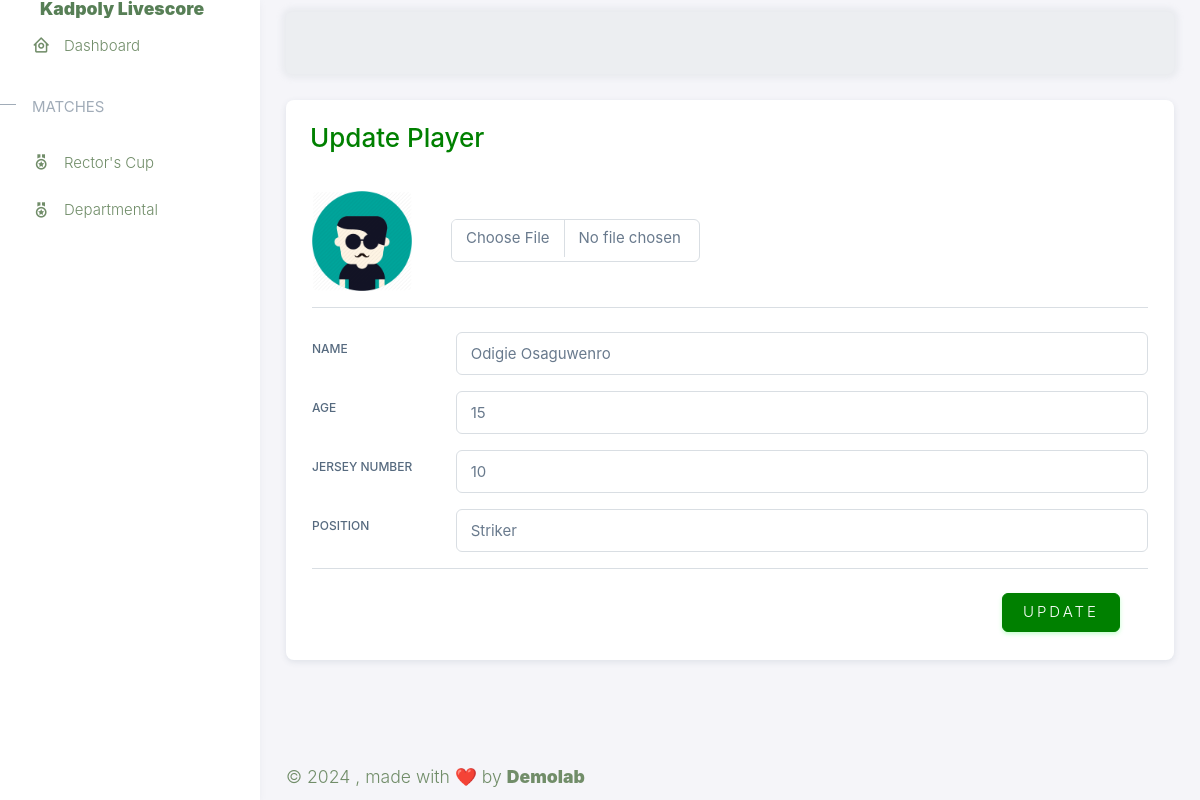
The app's page /auth/players/1/update/ with its own data.
### tournament/models.py (models this page shows, shortened)
class Player(models.Model):
    team_id = models.ForeignKey(Team, on_delete=models.CASCADE)
    name = models.CharField(max_length=30)
    image = models.ImageField(upload_to='upload/', blank=True, null=True)
    age = models.IntegerField()
    jersey_number = models.IntegerField()
    position = models.CharField(max_length=20)
    goals = models.IntegerField()
    assists = models.IntegerField()
    is_captain = models.BooleanField()

### lvs_auth/views.py (the view)
# urls.py: path('players/<int:pk>/update/', UpdatePlayer.as_view(), name='update_player'),
class UpdatePlayer(UpdateView):
    model = Player
    template_name = "lvs_auth/update_player.html"
    form_class = TeamPlayerForm
    def get(self, request, pk, *args, **kwargs):
        player_detail = Player.objects.get(id= pk)
        form = self.form_class(instance = player_detail)
        return render(request, self.template_name, {"form":form})

### lvs_auth/forms.py
class TeamPlayerForm(forms.ModelForm):
    name = forms.CharField(widget=forms.TextInput(
        attrs={
            'class': 'form-control'
               }
    ))
    image = forms.ImageField(widget=forms.FileInput(
        attrs={
            'id': 'formFile',
            'class': 'form-control '
               }
    ))
    age = forms.CharField(widget=forms.NumberInput(
        attrs={
            'class': 'form-control'
               }
    ))
    jersey_number = forms.CharField(widget=forms.NumberInput(
        attrs={
            'class': 'form-control'
               }
    ))
    position = forms.CharField(widget=forms.TextInput(
        attrs={
            'class': 'form-control'
               }
    ))
    class Meta:
        model = Player
        fields = ["name", "image", "age", "jersey_number", "position"]

### templates/lvs_auth/update_player.html (shortened to what this page needs)
{% extends 'base.html' %}
{% load static %}
{% block head %}{% include 'utils/auth_head.html' %}{% endblock head %}
{% block body %}
    <div class="layout-wrapper layout-content-navbar">
      <div class="layout-container">
        {% block aside %}{% include 'utils/aside.html' %}{% endblock aside %}
        <div class="layout-page">
          {% include 'utils/nav.html' %}
          <div class="content-wrapper">
            <div class="container-xxl flex-grow-1 container-p-y">
              <div class="row">
                <div class="col-lg-12 mb-4 order-0">
                  <div class="card">
                    <div class="d-flex align-items-end row">
                      <div class="col-sm-7">
                        <div class="card-body">
                          <h3 class="card-title text-primary">Update Player</h3>
                        </div>
                      </div>
                    </div>
                    <div class="container">
                      <form action="" method="post" enctype="multipart/form-data">
                        <div class="d-flex align-items-start align-items-sm-center gap-4 mb-3">
                            <img src="{{form.image.value.url}}" alt="player's image" class="d-block rounded"
                              height="100" width="100" id="uploadedAvatar"/>
                            <div class="col-sm-4">
                              {{form.image}}
                          </div>
                        </div>
                          <hr class="my-0 mb-4" />
                          <div class="row mb-3">
                            <label class="col-sm-2 col-form-label" for="basic-default-name">Name</label>
                            <div class="col-sm-10">
                                {{form.name}}
                            </div>
                          </div>
                          <div class="row mb-3">
                            <label class="col-sm-2 col-form-label" for="basic-default-name">Age</label>
                            <div class="col-sm-10">
                                {{form.age}}
                            </div>
                          </div>
                          <div class="row mb-3">
                            <label class="col-sm-2 col-form-label" for="basic-default-name">Jersey Number</label>
                            <div class="col-sm-10">
                                {{form.jersey_number}}
                            </div>
                          </div>
                          <div class="row mb-3">
                            <label class="col-sm-2 col-form-label" for="basic-default-name">Position</label>
                            <div class="col-sm-10">
                                {{form.position}}
                            </div>
                          </div>
                            <hr/>
                            <div class="modal-footer">
                              <button type="submit" class="btn btn-primary">Update</button>
                            </div>
                      </form>
                    </div>
                  </div>
                </div>
                </div>
            </div>
            {% include 'utils/footer.html' %}
          </div>
        </div>
      </div>
    </div>
{% endblock body %}

### static/assets/css/style.css (style rules this page uses)
body { line-height: 1.7; color: #4d4d4d; font-weight: 300; font-size: 1.1rem; }
.btn { text-transform: uppercase; position: relative; -webkit-transition: 0.2s all ease-in-out !important; -o-transition: 0.2s all ease-in-out !important; transition: 0.2s all ease-in-out !important; top: 0; letter-spacing: .05em; }
.btn.btn-primary { font-weight: 300; letter-spacing: .2em; }
.form-control { height: 43px; }

### records on screen
Player: name "Odigie Osaguwenro", age "15", jersey_number "10", position "Striker"
